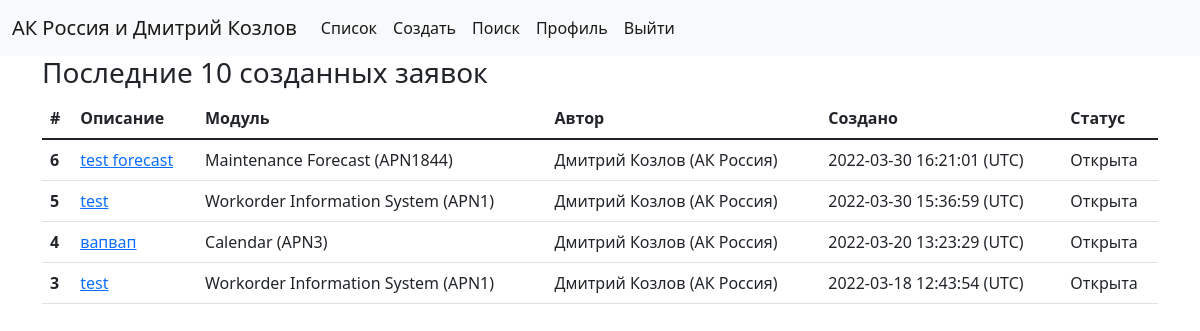
The app's page / (signed in) with its own data.
### account/models.py (models this page shows, shortened)
class Profile(models.Model):
    user = models.OneToOneField(User, on_delete=models.CASCADE, related_name='profile')
    airline = models.ForeignKey(Airline, on_delete=models.CASCADE, null=True)

class Airline(models.Model):
    airline = models.CharField(max_length=255)
    def __str__(self):
        return self.airline

### cases/models.py (models this page shows, shortened)
class Case(models.Model):
    title = models.CharField(max_length=255)
    description = models.TextField()
    module = models.ForeignKey(AMOSModule, on_delete=models.CASCADE)
    docfile = models.FileField(upload_to=case_directory_path, blank=True, null=True)
    author = models.ForeignKey(User, on_delete=models.SET_NULL, blank=True, null=True)
    created = models.DateTimeField(auto_now_add=True)
    active = models.BooleanField(default=True)
    def get_absolute_url(self):
        return reverse('cases:detail', args=[str(self.id)])
    def timestamp(self):
        return self.created.strftime("%Y-%m-%d %H:%M:%S")

class AMOSModule(models.Model):
    apn = models.IntegerField()
    name = models.CharField(max_length=155)
    def __str__(self):
        return f"{self.name} (APN{self.apn})"

### cases/views.py (the view)
# urls.py: path('', CaseListView.as_view(), name='list'),
class CaseListView(LoginRequiredMixin, View):
    template_name = 'cases/list.html'
    def get(self, request):
        qs = Case.objects.select_related('module', 'author', 'author__profile', 'author__profile__airline').filter(active=True).order_by('-created')[:10]
        context = {
            'items': qs
        }
        return render(request, template_name=self.template_name, context=context)

### cases/templates/cases/list.html (shortened to what this page needs)
{% extends "cases/base.html" %}
{% block content %}
<h3>Последние 10 созданных заявок</h3>
{% include 'cases/snippets/table.html' with results=items %}
{% endblock %}

### cases/templates/cases/base.html (shortened to what this page needs)
<!doctype html>
<html lang="en">
  <head>
    {% load static %}
    <link rel="stylesheet" href="{% static '/css/bootstrap.min.css' %}">
  </head>
  <body>
  <nav class="navbar navbar-expand-lg navbar-light bg-light">
  <div class="container-fluid">
    <a class="navbar-brand" href="#">{% if request.user.is_authenticated %}{{request.user.profile.airline }} и {{request.user.first_name}} {{request.user.last_name}}{% else %}АК Россия{% endif %}</a>
    <div class="collapse navbar-collapse" id="navbarSupportedContent">
      <ul class="navbar-nav me-auto mb-2 mb-lg-0">
        {% if request.user.is_authenticated %}
        <li class="nav-item">
          <a class="nav-link active" aria-current="page" href="{% url 'cases:list' %}">Список</a>
        </li>
        <li class="nav-item">
          <a class="nav-link active" aria-current="page" href="{% url 'cases:create' %}">Создать</a>
        </li>
        <li class="nav-item">
          <a class="nav-link active" aria-current="page" href="{% url 'cases:search' %}">Поиск</a>
        </li>
        <li class="nav-item">
          <a class="nav-link active" aria-current="page" href="{% url 'account:edit' %}">Профиль</a>
        </li>
        <li class="nav-item">
          <a class="nav-link active" aria-current="page" href="{% url 'account:logout' %}">Выйти</a>
        </li>
        {% else %}
        <li class="nav-item">
          <a class="nav-link active" aria-current="page" href="{% url 'account:login' %}">Логин</a>
        </li>
        {% endif %}
      </ul>
    </div>
  </div>
</nav>
<div class="container">
  {% block content %}{% endblock %}
</div>
  </body>
</html>

### cases/templates/cases/snippets/table.html
<table class="table">
  <thead>
    <tr>
      <th scope="col">#</th>
      <th scope="col">Описание</th>
      <th scope="col">Модуль</th>
      <th scope="col">Автор</th>
      <th scope="col">Создано</th>
      <th scope="col">Статус</th>
    </tr>
  </thead>
  <tbody>
  {% for item in results %}
    <tr>
      <th scope="row">{{ item.id }}</th>
      <td><a href="{{ item.get_absolute_url }}">{{ item.title }}</a></td>
      <td>{{ item.module }}</td>
      <td>{{ item.author.first_name }} {{ item.author.last_name }} ({{ item.author.profile.airline }})</td>
      <td>{{ item.timestamp}} (UTC)</td>
      <td>{% if item.active %}Открыта{% else %}Закрыта{% endif %}</td>
    </tr>
  {% empty %}
<h3>Ничего не найдено</h3>
  {% endfor %}
  </tbody>
</table>

### records on screen
Case: id "6", title "test forecast", module "Maintenance Forecast (APN1844)", author.first_name "Дмитрий", author.last_name "Козлов", author.profile.airline "АК Россия", timestamp "2022-03-30 16:21:01", active "Открыта"
Case: id "5", title "test", module "Workorder Information System (APN1)", author.first_name "Дмитрий", author.last_name "Козлов", author.profile.airline "АК Россия", timestamp "2022-03-30 15:36:59", active "Открыта"
Case: id "4", title "вапвап", module "Calendar (APN3)", author.first_name "Дмитрий", author.last_name "Козлов", author.profile.airline "АК Россия", timestamp "2022-03-20 13:23:29", active "Открыта"
Case: id "3", title "test", module "Workorder Information System (APN1)", author.first_name "Дмитрий", author.last_name "Козлов", author.profile.airline "АК Россия", timestamp "2022-03-18 12:43:54", active "Открыта"

### other values on screen
{{ request.user.profile.airline }} "АК Россия"
{{ request.user.first_name }} "Дмитрий"
{{ request.user.last_name }} "Козлов"
